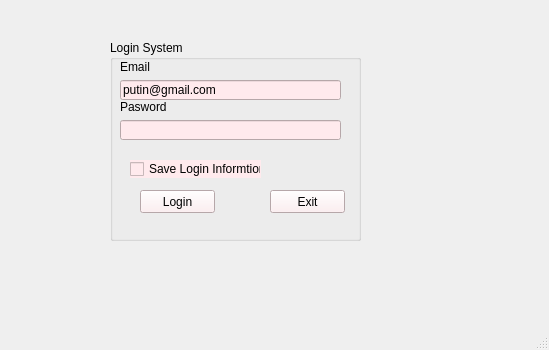
<?xml version="1.0" encoding="UTF-8"?>
<ui version="4.0">
 <class>MainWindow</class>
 <widget class="QMainWindow" name="MainWindow">
  <property name="geometry">
   <rect>
    <x>0</x>
    <y>0</y>
    <width>549</width>
    <height>350</height>
   </rect>
  </property>
  <property name="windowTitle">
   <string>MainWindow</string>
  </property>
  <widget class="QWidget" name="centralwidget">
   <widget class="QGroupBox" name="groupBox">
    <property name="geometry">
     <rect>
      <x>110</x>
      <y>40</y>
      <width>251</width>
      <height>201</height>
     </rect>
    </property>
    <property name="styleSheet">
     <string notr="true"/>
    </property>
    <property name="title">
     <string>Login System</string>
    </property>
    <widget class="QLabel" name="label">
     <property name="geometry">
      <rect>
       <x>10</x>
       <y>20</y>
       <width>47</width>
       <height>14</height>
      </rect>
     </property>
     <property name="text">
      <string>Email</string>
     </property>
    </widget>
    <widget class="QLabel" name="label_2">
     <property name="geometry">
      <rect>
       <x>10</x>
       <y>60</y>
       <width>47</width>
       <height>14</height>
      </rect>
     </property>
     <property name="text">
      <string>Pasword</string>
     </property>
    </widget>
    <widget class="QLineEdit" name="lineEditEmail">
     <property name="geometry">
      <rect>
       <x>10</x>
       <y>40</y>
       <width>221</width>
       <height>20</height>
      </rect>
     </property>
     <property name="styleSheet">
      <string notr="true">background-color: rgb(255, 234, 237);</string>
     </property>
     <property name="text">
      <string>putin@gmail.com</string>
     </property>
    </widget>
    <widget class="QLineEdit" name="lineEditPassword">
     <property name="geometry">
      <rect>
       <x>10</x>
       <y>80</y>
       <width>221</width>
       <height>20</height>
      </rect>
     </property>
     <property name="styleSheet">
      <string notr="true">background-color: rgb(255, 234, 237);
</string>
     </property>
     <property name="echoMode">
      <enum>QLineEdit::Password</enum>
     </property>
    </widget>
    <widget class="QCheckBox" name="checkBoxSave">
     <property name="geometry">
      <rect>
       <x>20</x>
       <y>120</y>
       <width>131</width>
       <height>18</height>
      </rect>
     </property>
     <property name="styleSheet">
      <string notr="true">background-color: rgb(255, 234, 237);

</string>
     </property>
     <property name="text">
      <string>Save Login Informtion</string>
     </property>
    </widget>
    <widget class="QPushButton" name="pushButtonLogin">
     <property name="geometry">
      <rect>
       <x>30</x>
       <y>150</y>
       <width>75</width>
       <height>23</height>
      </rect>
     </property>
     <property name="styleSheet">
      <string notr="true">background-color: rgb(255, 234, 237);
</string>
     </property>
     <property name="text">
      <string>Login</string>
     </property>
     <property name="icon">
      <iconset>
       <normaloff>C:/Users/Truc/.designer/image/login.png</normaloff>C:/Users/Truc/.designer/image/login.png</iconset>
     </property>
    </widget>
    <widget class="QPushButton" name="pushButtonExit">
     <property name="geometry">
      <rect>
       <x>160</x>
       <y>150</y>
       <width>75</width>
       <height>23</height>
      </rect>
     </property>
     <property name="styleSheet">
      <string notr="true">background-color: rgb(255, 234, 237);

</string>
     </property>
     <property name="text">
      <string>Exit</string>
     </property>
     <property name="icon">
      <iconset>
       <normaloff>C:/Users/Truc/.designer/image/exit.png</normaloff>C:/Users/Truc/.designer/image/exit.png</iconset>
     </property>
    </widget>
   </widget>
   <widget class="QLabel" name="label_3">
    <property name="geometry">
     <rect>
      <x>10</x>
      <y>50</y>
      <width>91</width>
      <height>101</height>
     </rect>
    </property>
    <property name="text">
     <string/>
    </property>
    <property name="pixmap">
     <pixmap>C:/Users/Truc/.designer/image/admin.png</pixmap>
    </property>
    <property name="scaledContents">
     <bool>true</bool>
    </property>
   </widget>
  </widget>
  <widget class="QMenuBar" name="menubar">
   <property name="geometry">
    <rect>
     <x>0</x>
     <y>0</y>
     <width>549</width>
     <height>18</height>
    </rect>
   </property>
  </widget>
  <widget class="QStatusBar" name="statusbar"/>
 </widget>
 <resources/>
 <connections>
  <connection>
   <sender>pushButtonExit</sender>
   <signal>clicked()</signal>
   <receiver>MainWindow</receiver>
   <slot>close()</slot>
   <hints>
    <hint type="sourcelabel">
     <x>307</x>
     <y>223</y>
    </hint>
    <hint type="destinationlabel">
     <x>274</x>
     <y>174</y>
    </hint>
   </hints>
  </connection>
 </connections>
</ui>
